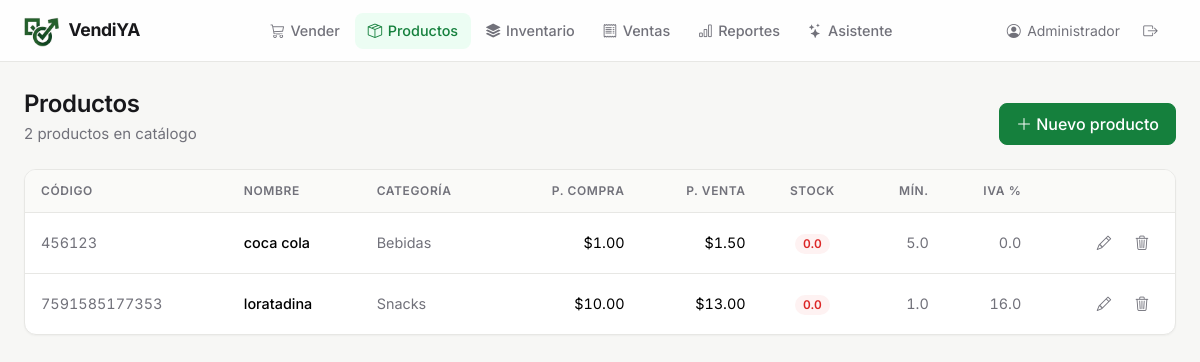
The page /productos (signed in) on the database as committed earlier.
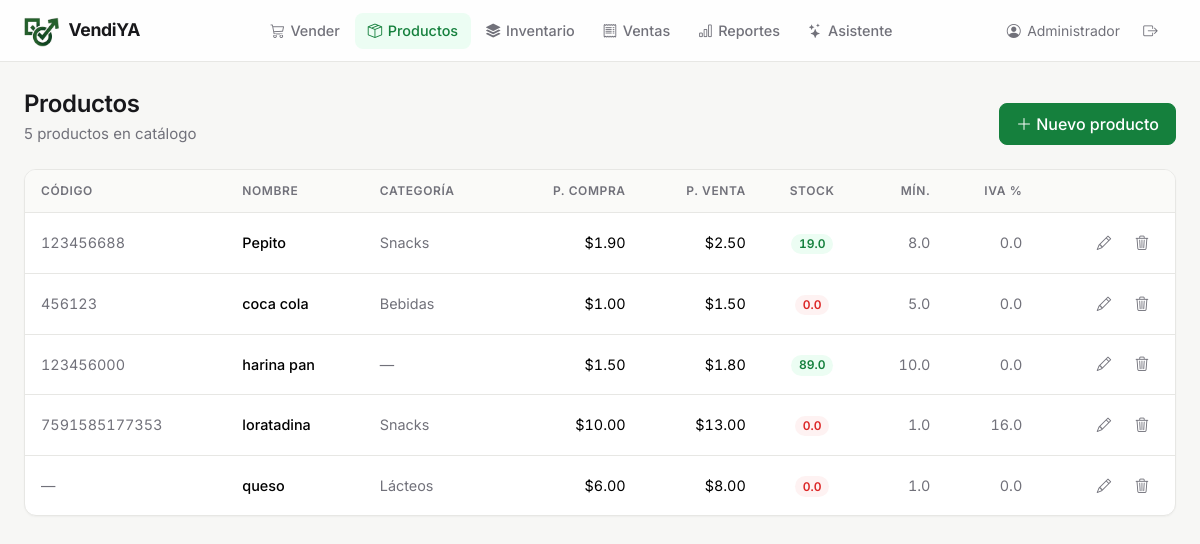
The same page on the database as committed later.
### tables this page shows
CREATE TABLE productos (
    id INTEGER PRIMARY KEY AUTOINCREMENT,
    codigo_barras TEXT UNIQUE,
    nombre TEXT NOT NULL,
    categoria_id INTEGER,
    precio_compra REAL DEFAULT 0,
    precio_venta REAL NOT NULL,
    stock_actual REAL DEFAULT 0,
    stock_minimo REAL DEFAULT 0,
    unidad_medida TEXT DEFAULT 'unidad',
    iva REAL DEFAULT 0,
    activo INTEGER DEFAULT 1,
    FOREIGN KEY (categoria_id) REFERENCES categorias(id)
);

CREATE TABLE categorias (
    id INTEGER PRIMARY KEY AUTOINCREMENT,
    nombre TEXT NOT NULL UNIQUE
);

### app.py (the view)
@app.route('/productos')
@login_required
def productos():
    conn = get_db()
    lista = conn.execute("""
        SELECT p.*, c.nombre as categoria FROM productos p
        LEFT JOIN categorias c ON p.categoria_id = c.id
        ORDER BY p.nombre
    """).fetchall()
    categorias = conn.execute("SELECT * FROM categorias ORDER BY nombre").fetchall()
    conn.close()
    return render_template('productos.html',
                           productos=[dict(p) for p in lista],
                           categorias=[dict(c) for c in categorias])

### app.py (called while the page is built)
def login_required(f):
    @wraps(f)
    def wrapper(*args, **kwargs):
        if 'usuario_id' not in session:
            return redirect(url_for('login'))
        return f(*args, **kwargs)
    return wrapper

### database.py (called while the page is built)
def get_db():
    conn = sqlite3.connect(DB_PATH)
    conn.row_factory = sqlite3.Row
    conn.execute("PRAGMA foreign_keys = ON")
    return conn

### templates/productos.html (shortened to what this page needs)
{% extends "base.html" %}
{% block content %}
<div class="page-header">
  <div>
    <h1>Productos</h1>
    <p>{{ productos|length }} productos en catálogo</p>
  </div>
  <button class="btn btn-primary" data-bs-toggle="modal" data-bs-target="#modalProducto">
    <i class="bi bi-plus-lg"></i> Nuevo producto
  </button>
</div>
<div class="table-card">
<div class="table-responsive">
<table class="table table-hover">
  <thead>
    <tr><th>Código</th><th>Nombre</th><th>Categoría</th><th class="text-end">P. Compra</th>
        <th class="text-end">P. Venta</th><th class="text-center">Stock</th><th class="text-end">Mín.</th>
        <th class="text-end">IVA %</th><th></th></tr>
  </thead>
<tbody>
  {% for p in productos %}
  <tr>
    <td class="text-muted num">{{ p.codigo_barras or '—' }}</td>
    <td class="fw-medium">{{ p.nombre }}</td>
    <td class="text-muted">{{ p.categoria or '—' }}</td>
    <td class="text-end num">${{ '%.2f'|format(p.precio_compra) }}</td>
    <td class="text-end num">${{ '%.2f'|format(p.precio_venta) }}</td>
    <td class="text-center">
      {% if p.stock_actual <= p.stock_minimo %}
        <span class="badge bg-danger num">{{ p.stock_actual }}</span>
      {% else %}
        <span class="badge bg-success num">{{ p.stock_actual }}</span>
      {% endif %}
    </td>
    <td class="text-end text-muted num">{{ p.stock_minimo }}</td>
    <td class="text-end text-muted num">{{ p.iva }}</td>
    <td class="text-end text-nowrap">
      <button class="btn-icon btn-editar" title="Editar"
              data-id="{{ p.id }}"
              data-codigo="{{ p.codigo_barras or '' }}"
              data-nombre="{{ p.nombre }}"
              data-categoria="{{ p.categoria_id or '' }}"
              data-pc="{{ p.precio_compra }}"
              data-pv="{{ p.precio_venta }}"
              data-sm="{{ p.stock_minimo }}"
              data-um="{{ p.unidad_medida }}"
              data-iva="{{ p.iva }}"><i class="bi bi-pencil"></i></button>
      <a class="btn-icon danger" title="Desactivar"
         href="{{ url_for('eliminar_producto', pid=p.id) }}"
         onclick="return confirm('¿Desactivar producto?')"><i class="bi bi-trash3"></i></a>
    </td>
  </tr>
  {% else %}
  <tr><td colspan="9" class="empty">Aún no hay productos. Crea el primero con «Nuevo producto».</td></tr>
  {% endfor %}
</tbody>
</table>
</div>
</div>
{% endblock %}

### templates/base.html (shortened to what this page needs)
<!DOCTYPE html>
<html lang="es">
<head>
    <link href="https://cdn.jsdelivr.net/npm/bootstrap@5.3.2/dist/css/bootstrap.min.css" rel="stylesheet">
    <link href="https://cdn.jsdelivr.net/npm/bootstrap-icons@1.11.1/font/bootstrap-icons.css" rel="stylesheet">
    <link href="{{ url_for('static', filename='css/estilo.css') }}" rel="stylesheet">
</head>
<body>
{% set ep = request.endpoint %}
<nav class="navbar navbar-expand-lg app-nav">
  <div class="container-fluid">
    <a class="navbar-brand" href="{{ url_for('pos') }}">
      <img src="{{ url_for('static', filename='favicon.png') }}" alt="">
      <span>VendiYA</span>
    </a>
    <div class="collapse navbar-collapse" id="menuPrincipal">
      <div class="navbar-nav mx-lg-auto">
        <a class="nav-link {{ 'active' if ep == 'pos' }}" href="{{ url_for('pos') }}"><i class="bi bi-cart3"></i>Vender</a>
        <a class="nav-link {{ 'active' if ep == 'productos' }}" href="{{ url_for('productos') }}"><i class="bi bi-box-seam"></i>Productos</a>
        <a class="nav-link {{ 'active' if ep == 'inventario' }}" href="{{ url_for('inventario') }}"><i class="bi bi-stack"></i>Inventario</a>
        <a class="nav-link {{ 'active' if ep in ('ventas', 'ver_venta') }}" href="{{ url_for('ventas') }}"><i class="bi bi-receipt"></i>Ventas</a>
        <a class="nav-link {{ 'active' if ep == 'reportes' }}" href="{{ url_for('reportes') }}"><i class="bi bi-bar-chart"></i>Reportes</a>
        <a class="nav-link {{ 'active' if ep == 'asistente' }}" href="{{ url_for('asistente') }}"><i class="bi bi-stars"></i>Asistente</a>
      </div>
      <div class="navbar-nav align-items-lg-center">
        <span class="usuario d-none d-lg-inline-flex">
          <i class="bi bi-person-circle"></i>{{ session.usuario_nombre }}
        </span>
        <a class="nav-link" href="{{ url_for('logout') }}" title="Cerrar sesión">
          <i class="bi bi-box-arrow-right"></i><span class="d-lg-none">Salir</span>
        </a>
      </div>
    </div>
  </div>
</nav>
<main class="app-main">
    {% block content %}{% endblock %}
</main>
</body>
</html>

### static/css/estilo.css (style rules this page uses)
:root { --acento: #15803D; --acento-hover: #166534; --acento-suave: #ECFDF3; --acento-borde: #BBF7D0; --rojo: #DC2626; --rojo-suave: #FEF2F2; --ambar: #B45309; --ambar-suave: #FFFBEB; --fondo: #F7F7F5; --superficie: #FFFFFF; --texto: #18181B; --texto-muted: #71717A; --borde: #E7E7E4; --borde-fuerte: #D4D4D0; --radio: 12px; --radio-sm: 8px; --sombra: 0 1px 2px rgba(24, 24, 27, .04); --sombra-flot: 0 12px 32px rgba(24, 24, 27, .10); --bs-body-font-family: "Inter", system-ui, -apple-system, "Segoe UI", Roboto, sans-serif; --bs-body-color: var(--texto); --bs-body-bg: var(--fondo); --bs-border-color: var(--borde); --bs-secondary-color: var(--texto-muted); --bs-link-color: var(--acento); --bs-link-hover-color: var(--acento-hover); --bs-border-radius: var(--radio-sm); --bs-border-radius-lg: var(--radio); }
body { background: var(--fondo); color: var(--texto); font-size: .9375rem; -webkit-font-smoothing: antialiased; -webkit-text-size-adjust: 100%; }
h1, h2, h3, h4, h5, h6 { color: var(--texto); font-weight: 600; letter-spacing: -.015em; }
.text-muted { color: var(--texto-muted) !important; }
.num { font-variant-numeric: tabular-nums; }
.app-main { max-width: 1400px; margin: 0 auto; padding: 1.75rem 1.5rem 4rem; }
.page-header { display: flex; align-items: flex-end; justify-content: space-between; gap: 1rem; flex-wrap: wrap; margin-bottom: 1.5rem; }
.page-header h1 { font-size: 1.5rem; margin: 0; }
.page-header p { margin: .25rem 0 0; color: var(--texto-muted); }
.app-nav { background: rgba(255, 255, 255, .85); backdrop-filter: saturate(180%) blur(12px); -webkit-backdrop-filter: saturate(180%) blur(12px); border-bottom: 1px solid var(--borde); padding: .6rem 0; position: sticky; top: 0; z-index: 1030; }
.app-nav .container-fluid { max-width: 1400px; padding: 0 1.5rem; }
.app-nav .navbar-brand { display: flex; align-items: center; gap: .6rem; font-weight: 700; font-size: 1.1rem; letter-spacing: -.02em; color: var(--texto); }
.app-nav .navbar-brand img { height: 32px; width: auto; }
.app-nav .nav-link { color: var(--texto-muted); font-weight: 500; font-size: .9rem; padding: .45rem .8rem !important; border-radius: var(--radio-sm); transition: background .15s ease, color .15s ease; }
.app-nav .nav-link i { margin-right: .35rem; }
.app-nav .nav-link.active { color: var(--acento); background: var(--acento-suave); }
.app-nav .navbar-nav { gap: .15rem; }
.app-nav .usuario { display: inline-flex; align-items: center; gap: .4rem; color: var(--texto-muted); font-size: .875rem; margin-right: .5rem; }
.btn { font-weight: 500; border-radius: var(--radio-sm); padding: .5rem 1rem; transition: background .15s ease, border-color .15s ease, color .15s ease; }
.btn-primary, .btn-success { --bs-btn-bg: var(--acento); --bs-btn-border-color: var(--acento); --bs-btn-hover-bg: var(--acento-hover); --bs-btn-hover-border-color: var(--acento-hover); --bs-btn-active-bg: var(--acento-hover); --bs-btn-active-border-color: var(--acento-hover); --bs-btn-disabled-bg: var(--acento); --bs-btn-disabled-border-color: var(--acento); --bs-btn-color: #fff; --bs-btn-hover-color: #fff; }
.btn-icon { width: 34px; height: 34px; padding: 0; display: inline-flex; align-items: center; justify-content: center; border-radius: var(--radio-sm); color: var(--texto-muted); background: transparent; border: 1px solid transparent; }
.table-card { background: var(--superficie); border: 1px solid var(--borde); border-radius: var(--radio); box-shadow: var(--sombra); overflow: hidden; }
.table-card .table-responsive { margin: 0; }
.table { --bs-table-bg: transparent; --bs-table-hover-bg: #FAFAF8; --bs-table-border-color: var(--borde); margin-bottom: 0; font-size: .9rem; }
.table > thead th { font-size: .75rem; font-weight: 600; text-transform: uppercase; letter-spacing: .05em; color: var(--texto-muted); background: #FAFAF8; border-bottom: 1px solid var(--borde); padding: .75rem 1rem; white-space: nowrap; }
.table > tbody td { padding: .8rem 1rem; vertical-align: middle; border-color: var(--borde); }
.table > tbody tr:last-child td { border-bottom: 0; }
.table-responsive { overflow-x: auto; -webkit-overflow-scrolling: touch; }
.badge { font-weight: 600; font-size: .75rem; padding: .35em .65em; border-radius: 999px; }
.badge.bg-success, .pill-ok { background: var(--acento-suave) !important; color: var(--acento) !important; }
.badge.bg-danger, .pill-bad { background: var(--rojo-suave) !important; color: var(--rojo) !important; }

Rows that differ between the two databases and show on the page:
added productos: codigo_barras "123456688", nombre "Pepito", nombre "Snacks", precio_compra "1.90", precio_venta "2.50", stock_actual "19.0", stock_minimo "8.0", iva "0.0"
added productos: codigo_barras "123456000", nombre "harina pan", categoria "—", precio_compra "1.50", precio_venta "1.80", stock_actual "89.0", stock_minimo "10.0", iva "0.0"
added productos: codigo_barras "—", nombre "queso", nombre "Lácteos", precio_compra "6.00", precio_venta "8.00", stock_actual "0.0", stock_minimo "1.0", iva "0.0"
Other text that changed with them:
{{ productos|length }}: "2" → "5"
